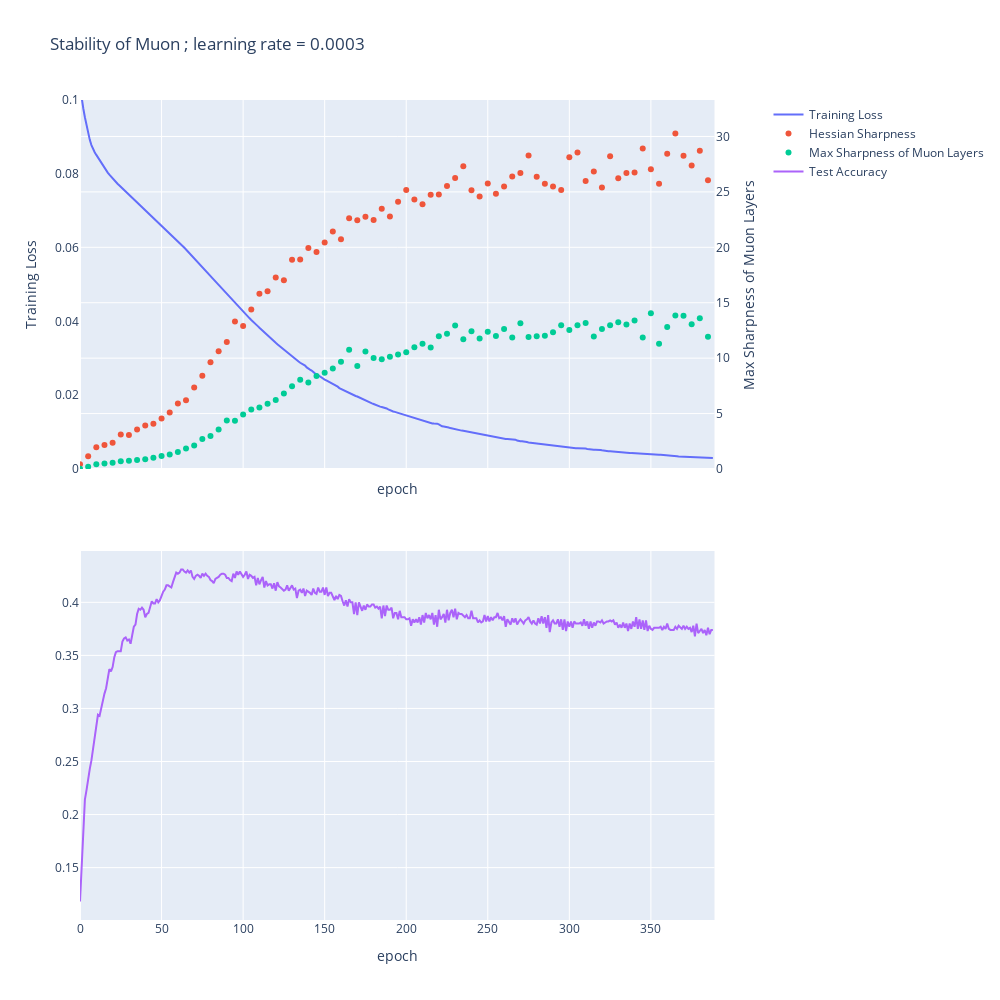

The notebook cell this image was saved under:
### Code cell
plot_output_data(md, out, model_id=4)

### Figure 1 — Plotly figure (JSON) as saved in the notebook; plotly's stock layout.template omitted (floating-point values rounded to 4 significant figures; data arrays with more than 128 entries replaced by an {"elided": "..."} marker saying what was removed)
{"data": [{"line": {"width": 2}, "name": "Training Loss", "type": "scatter", "x": {"elided": "500 int values"}, "xaxis": "x", "y": {"elided": "500 float values"}, "yaxis": "y"}, {"line": {"width": 2}, "mode": "markers", "name": "Hessian Sharpness", "type": "scatter", "x": {"elided": "500 int values"}, "xaxis": "x", "y": {"elided": "500 float values"}, "yaxis": "y2"}, {"line": {"width": 2}, "mode": "markers", "name": "Max Sharpness of Muon Layers", "type": "scatter", "x": {"elided": "500 int values"}, "xaxis": "x", "y": {"elided": "500 float values"}, "yaxis": "y2"}, {"line": {"width": 2}, "name": "Test Accuracy", "type": "scatter", "x": {"elided": "500 int values"}, "xaxis": "x2", "y": {"elided": "500 float values"}, "yaxis": "y3"}], "layout": {"height": 1000, "shapes": [{"line": {"color": "black", "dash": "dash"}, "type": "line", "x0": 0, "x1": 1, "xref": "x domain", "y0": 126700.0, "y1": 126700.0, "yref": "y2"}], "title": {"text": "Stability of Muon ; learning rate = 0.0003"}, "width": 1000, "xaxis": {"anchor": "y", "domain": [0, 0.94], "matches": "x2", "range": [0, 389], "showticklabels": false, "title": {"text": "epoch"}}, "xaxis2": {"anchor": "y3", "domain": [0, 0.94], "range": [0, 389], "title": {"text": "epoch"}}, "yaxis": {"anchor": "x", "domain": [0.55, 1], "range": [0, 0.1], "showgrid": false, "title": {"text": "Training Loss"}}, "yaxis2": {"anchor": "x", "overlaying": "y", "range": [0, 33.29], "side": "right", "title": {"text": "Max Sharpness of Muon Layers"}}, "yaxis3": {"anchor": "x2", "domain": [0, 0.45]}, "yaxis4": {"anchor": "x2", "overlaying": "y3", "side": "right"}}}
